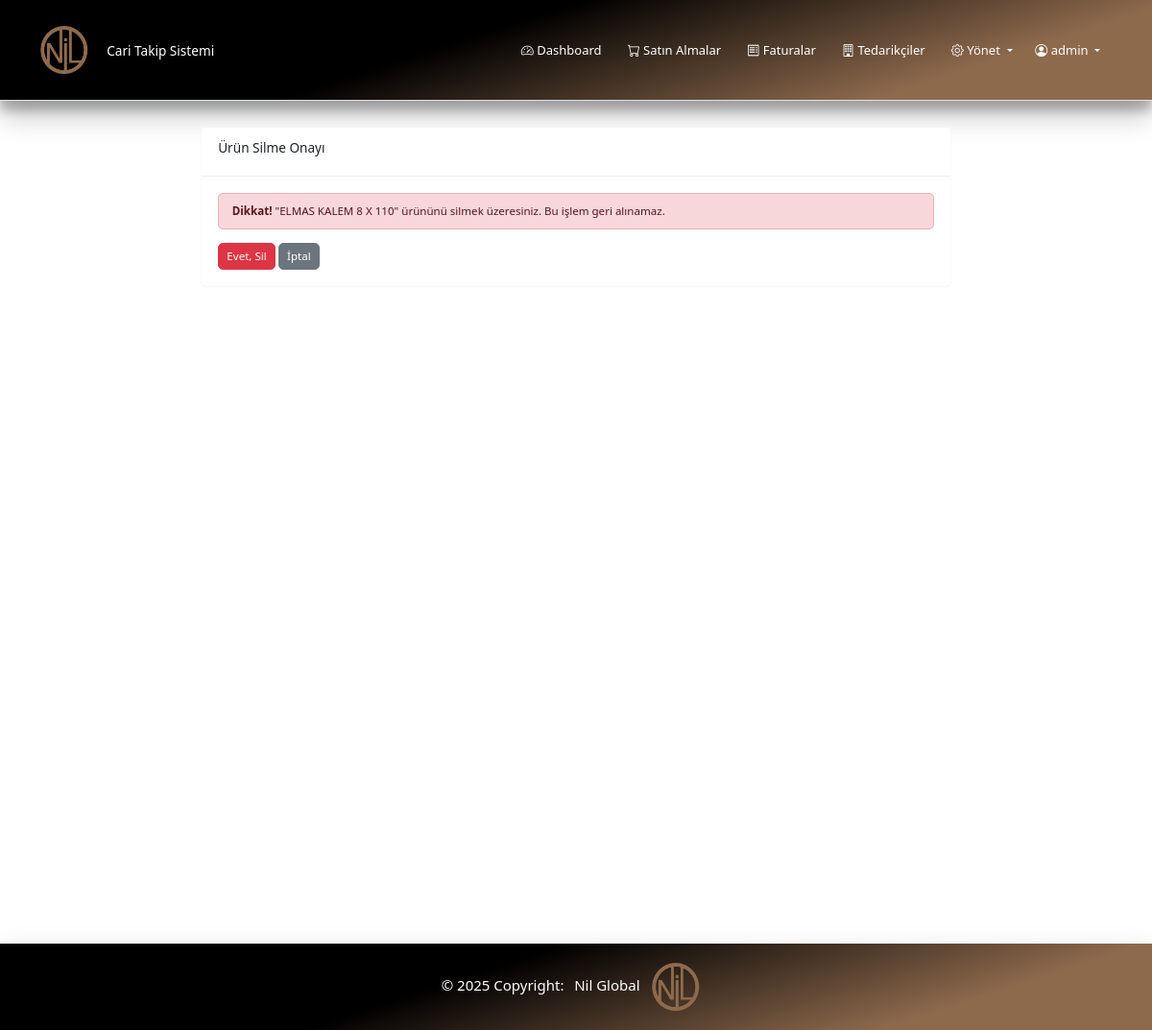
/urunler/20/sil/ (signed in), run on an earlier commit of the app's database.
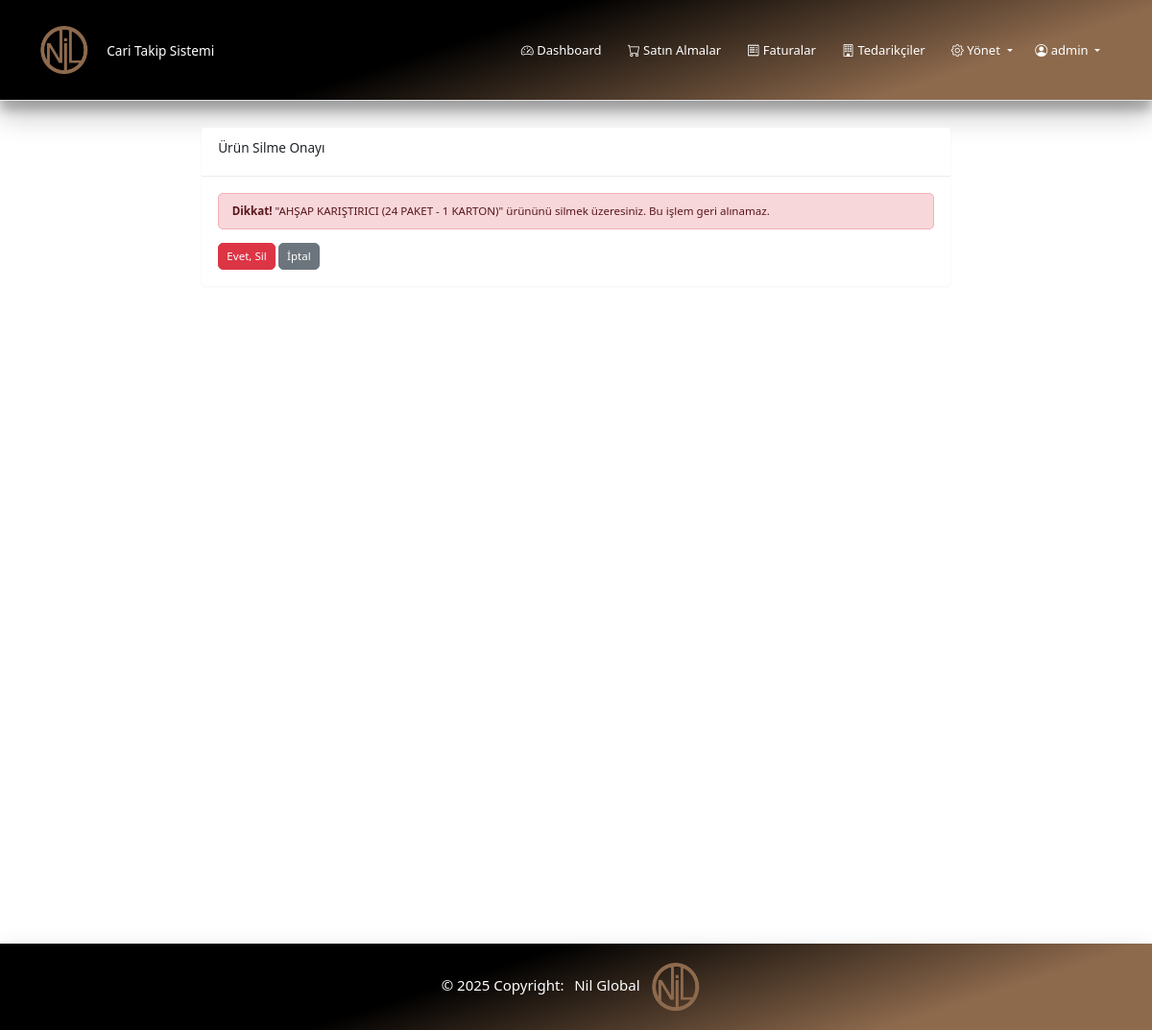
And on a later commit of the database.
### urunler/models.py (models this page shows, shortened)
class Urun(models.Model):
    ad = models.CharField(max_length=255, verbose_name="Ürün Adı")
    sira = models.PositiveIntegerField(default=0, verbose_name="Sıra")
    created_at = models.DateTimeField(auto_now_add=True)
    updated_at = models.DateTimeField(auto_now=True)
    class Meta:
        verbose_name = "Ürün"
        verbose_name_plural = "Ürünler"
        ordering = ['sira', 'ad']

### urunler/views.py (the view)
# urls.py: path('<int:pk>/sil/', views.urun_sil, name='urun_sil'),
@login_required
def urun_sil(request, pk):
    urun = get_object_or_404(Urun, pk=pk)
    if request.method == "POST":
        urun.delete()
        messages.success(request, 'Ürün başarıyla silindi.')
        return redirect('urunler:urun_listesi')
    return render(request, 'urunler/urun_sil.html', {'urun': urun})

### urunler/templates/urunler/urun_sil.html (shortened to what this page needs)
{% extends 'base.html' %}
{% block content %}
<div class="row">
    <div class="col-md-8 offset-md-2">
        <div class="card">
            <div class="card-header">
                <h3 class="card-title">Ürün Silme Onayı</h3>
            </div>
            <div class="card-body">
                <p class="alert alert-danger">
                    <strong>Dikkat!</strong> "{{ urun.ad }}" ürününü silmek üzeresiniz. Bu işlem geri alınamaz.
                </p>
                <form method="post">
                    <div class="mt-3">
                        <button type="submit" class="btn btn-danger">
                             Evet, Sil
                        </button>
                        <a href="{% url 'urunler:urun_listesi' %}" class="btn btn-secondary">
                             İptal
                        </a>
                    </div>
                </form>
            </div>
        </div>
    </div>
</div>
{% endblock %}

What changed in the data, as far as the page shows it:
changed Urun: ad "ELMAS KALEM 8 X 110" → "AHŞAP KARIŞTIRICI (24 PAKET - 1 KARTON)"
